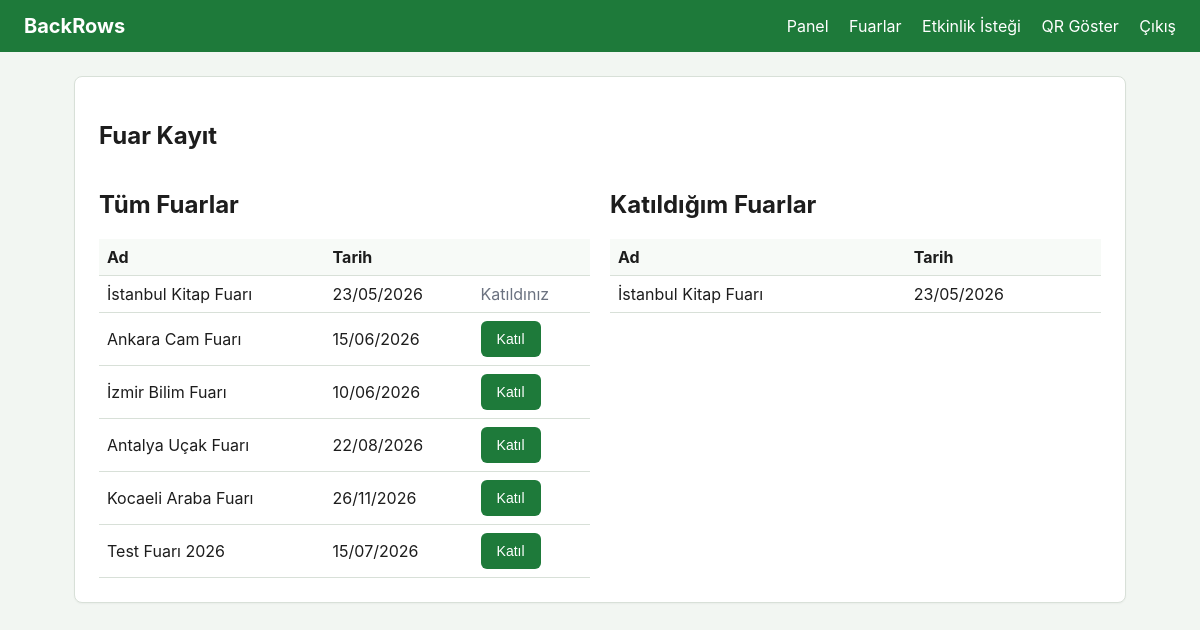
/katilimci/fairs (signed in), run on the app's committed database.
### tables this page shows
CREATE TABLE fuarlar (
    id      INTEGER PRIMARY KEY AUTOINCREMENT,
    ad      TEXT NOT NULL,
    tarih   TEXT NOT NULL
);

### app/routers/katilimci.py (the view)
@router.get("/fairs")
async def fairs_page(
    request: Request,
    user=Depends(require_katilimci),
    mesaj: str | None = None,
    hata: str | None = None,
):
    tum = list_fuarlar()
    benim = list_user_fuarlar(user["id"])
    benim_ids = {f["id"] for f in benim}
    return templates.TemplateResponse(
        request,
        "katilimci/fairs.html",
        {
            "tum": tum,
            "benim": benim,
            "benim_ids": benim_ids,
            "mesaj": mesaj,
            "hata": hata,
        },
    )

### templates/katilimci/fairs.html (shortened to what this page needs)
{% extends "base.html" %}
{% block nav %}{% include "katilimci/_nav.html" %}{% endblock %}
{% block content %}
<section class="card">
    <h1>Fuar Kayıt</h1>
    <div class="two-col">
        <div>
            <h2>Tüm Fuarlar</h2>
            <table>
                <thead><tr><th>Ad</th><th>Tarih</th><th></th></tr></thead>
                <tbody>
                {% for f in tum %}
                    <tr>
                        <td>{{ f["ad"] }}</td>
                        <td>{{ f["tarih"] }}</td>
                        <td>
                            {% if f["id"] in benim_ids %}
                                <span class="muted">Katıldınız</span>
                            {% else %}
                                <form method="post" action="/katilimci/fairs/{{ f['id'] }}/join">
                                    <button type="submit">Katıl</button>
                                </form>
                            {% endif %}
                        </td>
                    </tr>
                {% endfor %}
                </tbody>
            </table>
        </div>
        <div>
            <h2>Katıldığım Fuarlar</h2>
            {% if benim %}
            <table>
                <thead><tr><th>Ad</th><th>Tarih</th></tr></thead>
                <tbody>
                {% for f in benim %}
                    <tr><td>{{ f["ad"] }}</td><td>{{ f["tarih"] }}</td></tr>
                {% endfor %}
                </tbody>
            </table>
            {% else %}
            <p class="muted">Henüz hiçbir fuara katılmadınız.</p>
            {% endif %}
        </div>
    </div>
</section>
{% endblock %}

### static/css/style.css (style rules this page uses)
:root { --primary: #1e7a3a; --primary-dark: #155a2b; --surface: #ffffff; --bg: #f2f6f2; --text: #1d1d1d; --muted: #6b7280; --danger: #b3261e; --border: #d8e0d8; }
* { box-sizing: border-box; }
body { margin: 0; font-family: -apple-system, BlinkMacSystemFont, "Segoe UI", Roboto, sans-serif; background: var(--bg); color: var(--text); }
.card { background: var(--surface); border: 1px solid var(--border); border-radius: 8px; padding: 24px; box-shadow: 0 1px 2px rgba(0,0,0,0.04); }
.muted { color: var(--muted); }
button, .btn { background: var(--primary); color: white; border: 0; padding: 10px 16px; border-radius: 6px; cursor: pointer; font-size: 14px; text-decoration: none; display: inline-block; }
table { width: 100%; border-collapse: collapse; }
th, td { padding: 8px; border-bottom: 1px solid var(--border); text-align: left; }
th { background: #f7faf7; }
.two-col { display: grid; grid-template-columns: 1fr 1fr; gap: 20px; }

### data on the page
fuarlar: ad "İstanbul Kitap Fuarı", tarih "23/05/2026", shows "Katıldınız"
fuarlar: ad "Ankara Cam Fuarı", tarih "15/06/2026"
fuarlar: ad "İzmir Bilim Fuarı", tarih "10/06/2026"
fuarlar: ad "Antalya Uçak Fuarı", tarih "22/08/2026"
fuarlar: ad "Kocaeli Araba Fuarı", tarih "26/11/2026"
fuarlar: ad "Test Fuarı 2026", tarih "15/07/2026"
